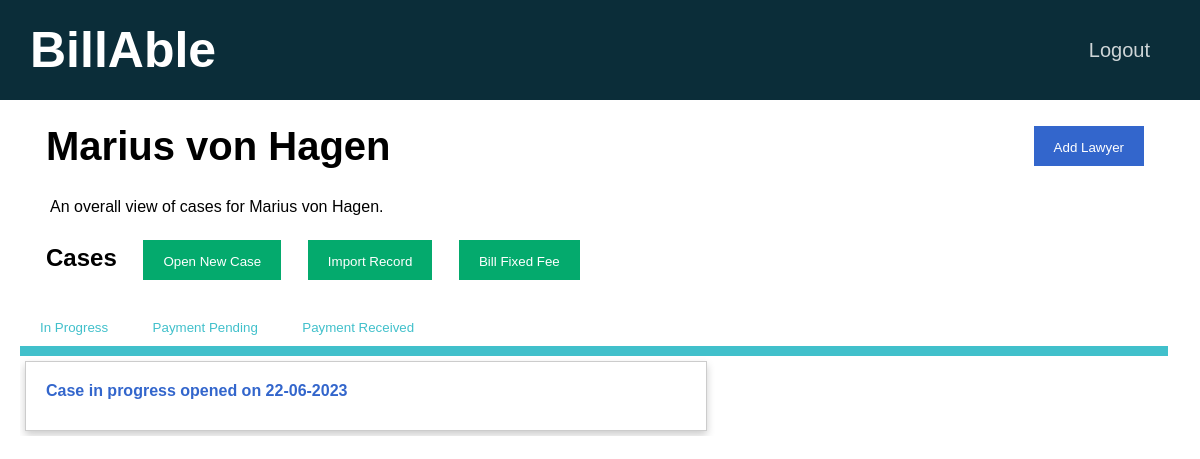
Before: /clients/1 (signed in) with the older database file.
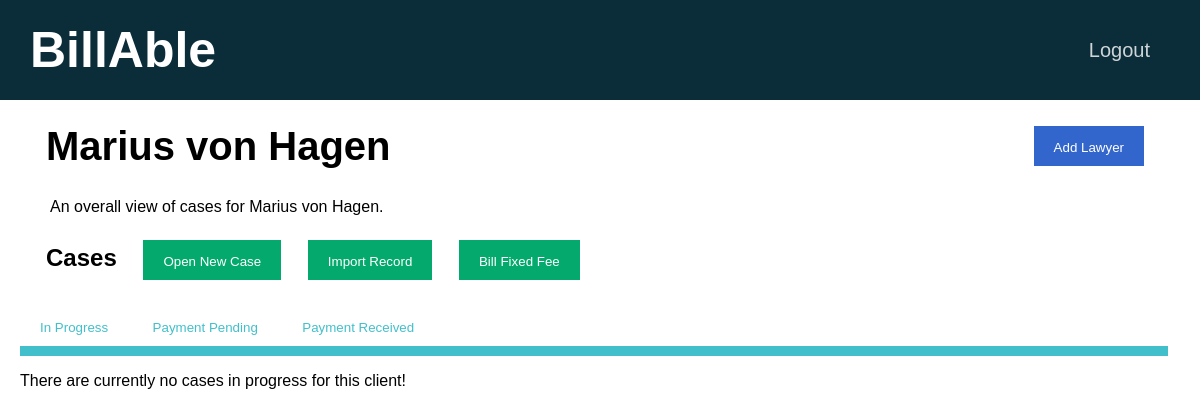
After: the same page with the newer database file.
### tables this page shows
CREATE TABLE timesheets(id INTEGER PRIMARY KEY AUTOINCREMENT NOT NULL, client_id INTEGER NOT NULL, status INTEGER NOT NULL, created DATETIME NOT NULL, firm INTEGER NOT NULL DEFAULT 1, invoice_generated DATETIME, invoice_paid DATETIME, FOREIGN KEY (client_id) REFERENCES clients(id), FOREIGN KEY (status) REFERENCES status_list(id));

### app.py (the view)
@app.route("/clients/<id>", methods=["GET"])
@login_required
def client(id):
    connection = sqlite3.connect("database.db")
    connection.row_factory = sqlite3.Row
    cursor = connection.cursor()
    user_id = session["user_id"]
    user_firm = cursor.execute("SELECT firm FROM users WHERE id = ?", [user_id]).fetchone()["firm"]
    rel = cursor.execute("SELECT * FROM users_clients WHERE user_id = ? AND client_id = ?", [user_id, id]).fetchall()
    if len(rel) != 0:
        client_info = cursor.execute("SELECT * FROM clients WHERE id = ?", [id]).fetchone()
        client = {}
        client["name"] = client_info["name"]
        client["id"] = client_info["id"]
        client["email"] = client_info["email"]
        in_progress_rows = cursor.execute("SELECT * FROM timesheets WHERE client_id = ? AND status = 1", [client_info["id"]]).fetchall()
        in_progress_timesheets = []
        for row in in_progress_rows:
            in_progress_timesheet = {}
            in_progress_timesheet["id"] = row["id"]
            in_progress_timesheet["created"] = row["created"]
            in_progress_timesheets.append(in_progress_timesheet)
        payment_pending_rows = cursor.execute("SELECT * FROM timesheets WHERE client_id = ? AND status = 2", [client_info["id"]]).fetchall()
        payment_pending_timesheets = []
        for row in payment_pending_rows:
            payment_pending_timesheet = {}
            payment_pending_timesheet["id"] = row["id"]
            payment_pending_timesheet["invoice_generated"] = row["invoice_generated"]
            payment_pending_timesheets.append(payment_pending_timesheet)
        payment_received_rows = cursor.execute("SELECT * FROM timesheets WHERE client_id = ? AND status = 3", [client_info["id"]]).fetchall()
        payment_received_timesheets = []
        for row in payment_received_rows:
            payment_received_timesheet = {}
            payment_received_timesheet["id"] = row["id"]
            payment_received_timesheet["invoice_paid"] = row["invoice_paid"]
            payment_received_timesheets.append(payment_received_timesheet)
        lawyer_rows = cursor.execute("SELECT * FROM users WHERE firm = ?", [user_firm]).fetchall()
        lawyers = []
        for row in lawyer_rows:
            if row["id"] != user_id:
                lawyer = {}
                lawyer["id"] = row["id"]
                lawyer["name"] = row["name"]
                lawyers.append(lawyer)
        fixed_fee_rows = cursor.execute("SELECT * FROM fixed_fees WHERE firm = ?", [user_firm]).fetchall()
        fixed_fees = []
        for row in fixed_fee_rows:
            fixed_fee = {}
            fixed_fee["id"] = row["id"]
            fixed_fee["description"] = row["description"]
            fixed_fee["amount"] = row["amount"]
            fixed_fees.append(fixed_fee)
        connection.close()
        return render_template("client.html", client=client,
                            in_progress_timesheets=in_progress_timesheets,
                            payment_pending_timesheets=payment_pending_timesheets,
                            payment_received_timesheets=payment_received_timesheets,
                            lawyers=lawyers,
                            fixed_fees = fixed_fees)
    else:
        return redirect(url_for("home"))

### helpers.py (called while the page is built)
def login_required(f):
    @wraps(f)
    def decorated_function(*args, **kwargs):
        if session.get("user_id") is None:
            return redirect("/login")
        return f(*args, **kwargs)
    return decorated_function

### templates/client.html (shortened to what this page needs)
{% extends "layout.html" %}
{% block main %}
    <div class="container page-header">
        <b> {{ client["name"] }} </b>
        <span style="float: right;">
            <button type="button" class="option-button primarybtn" id="addNewLawyerModalOpen" style="float: right;">
                Add Lawyer
            </button>
        </span>
    </div>
    <p class="tagline"> An overall view of cases for {{ client["name"] }}. </p>
    <h2 class="container">
        Cases
        <span>
            <button type="button" class="option-button successbtn" id="addNewTimesheetModalOpen" style="margin-left: 20px;">
                Open New Case
            </button>
            <button type="button" class="option-button successbtn" data-bs-toggle="modal" id="importExcelModalOpen">
                Import Record
            </button>
            <button type="button" class="option-button successbtn" id="billFixedFeeModalOpen">
                Bill Fixed Fee
            </button>
        </span>
    </h2>
    <button type="button" id="in-progress" class="option-button tab-button">In Progress</button>
    <button type="button" id="payment-pending" class="option-button tab-button">Payment Pending</button>
    <button type="button" id="payment-received" class="option-button tab-button">Payment Received</button>
    <hr class="tab-bar" id="tab-bar">
    <div id="in-progress-view" class="dashboard">
        {% if in_progress_timesheets %}
            {% for timesheet in in_progress_timesheets %}
                <a href="{{ url_for('timesheet', id=timesheet['id']) }}" class="stretched-link">
                    <div class="invoice-card">
                        <b>Case in progress opened on {{ timesheet["created"] }}</b>
                    </div>
                </a>
            {% endfor %}
        {% else %}
            <p>There are currently no cases in progress for this client!</p>
        {% endif %}
    </div>
{% endblock %}

Changed rows visible on the page:
removed timesheets: created "22-06-2023"
Other visible differences:
text now shown: "There are currently no cases in progress for this client!"
